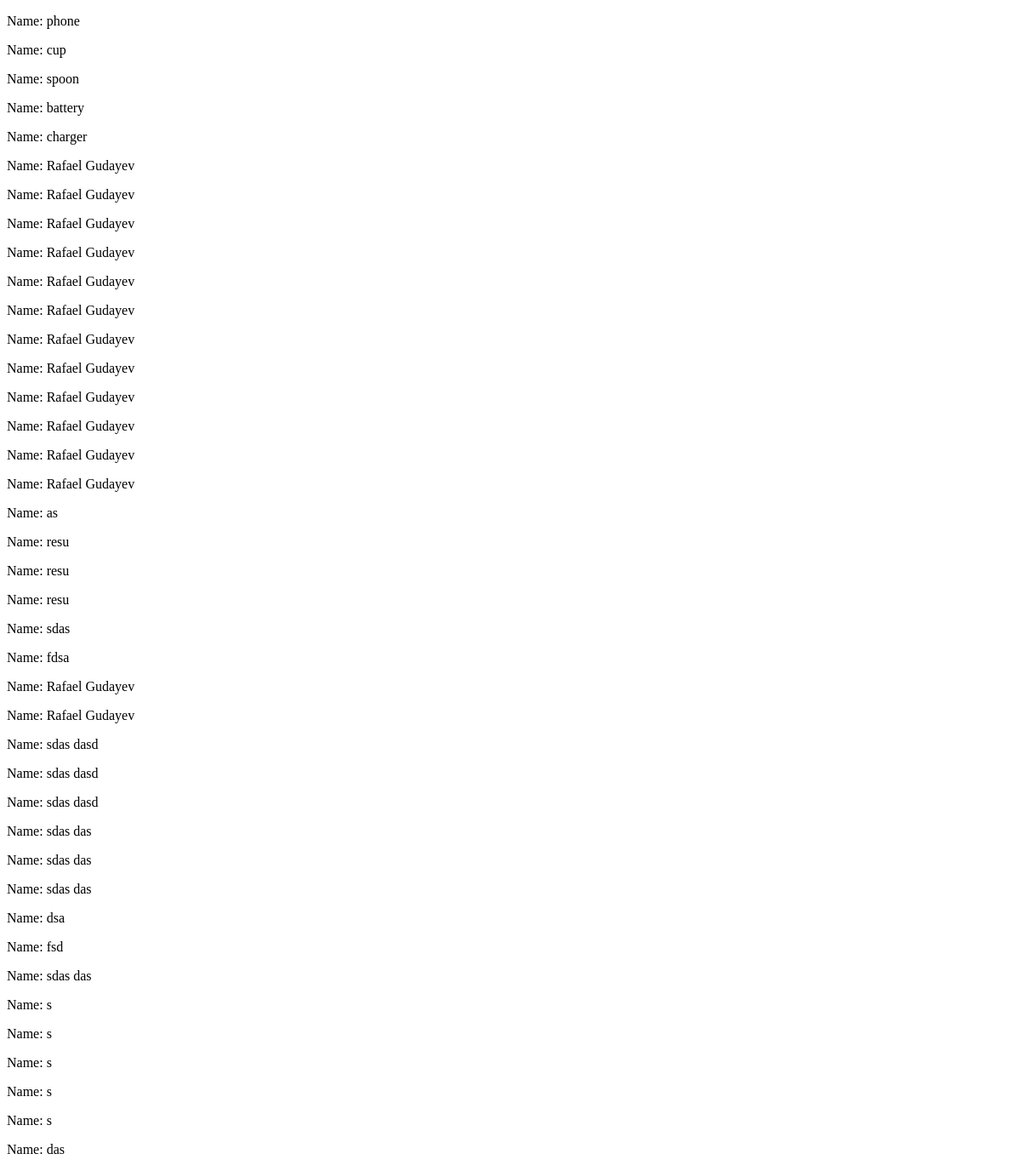
The page /goods on the database as committed earlier.
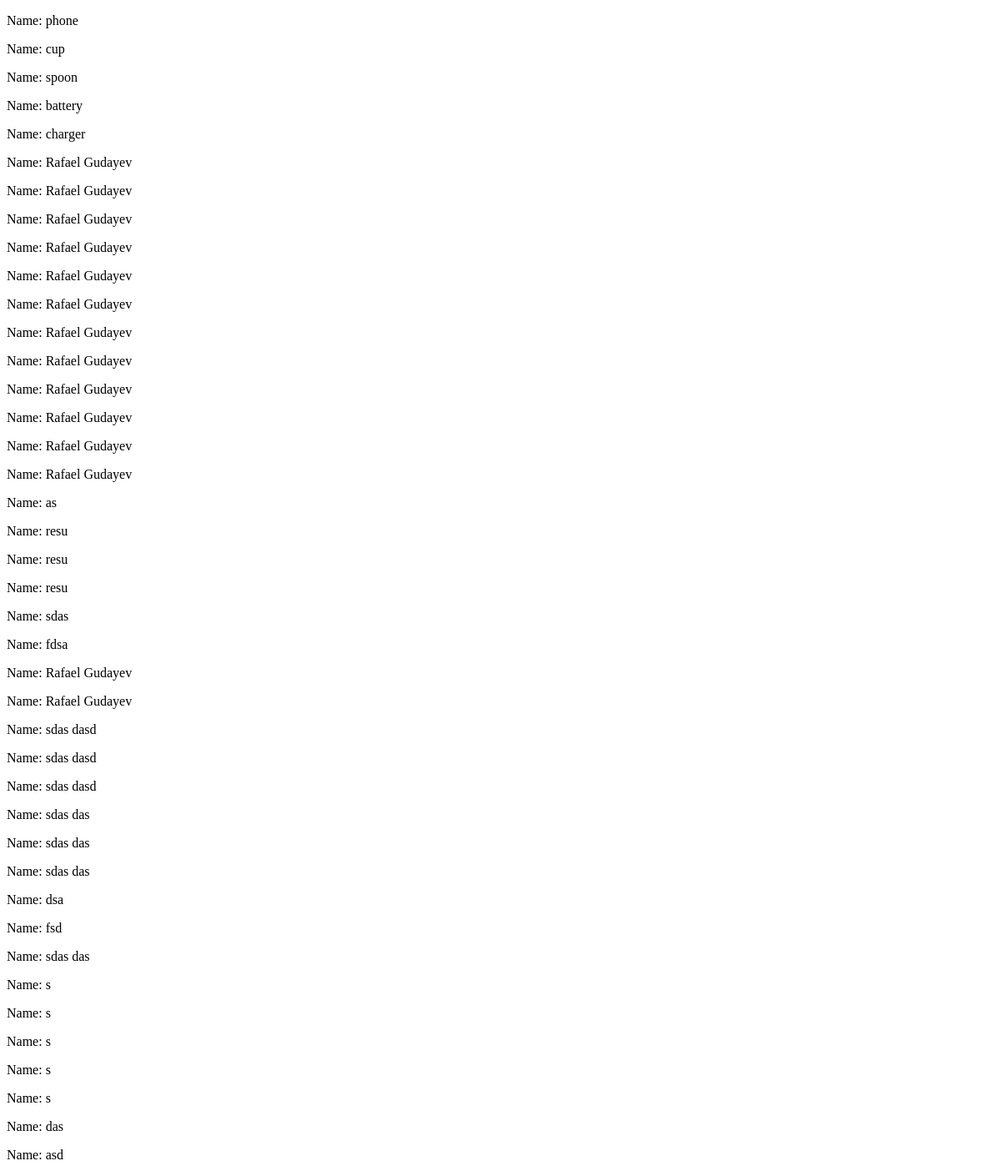
The same page on the database as committed later.
### fometask2/models.py (models this page shows)
class Goods(models.Model):
    name = models.CharField(max_length=100)
    description = models.TextField()
    price = models.FloatField()
    amount = models.IntegerField()
    photo = models.ImageField()
    date_add = models.DateField(auto_now_add=True)
    def __str__(self) -> str:
        return f"Name: {self.name}"

### fometask2/views.py (the view)
# urls.py: path("goods", views.goods_list, name="goods"),
def goods_list(request):
    if request.method == "GET":
        goods = Goods.objects.all()
        return render(request, 'fometask2/goods.html', {"goods": goods})

### fometask2/templates/fometask2/goods.html (shortened to what this page needs)
<!DOCTYPE html>
<html lang="en">
<head>
</head>
<body>
    {% for good in goods %}
    <p>
        {{ good }}
    </p>
    {% endfor %}
</body>
</html>

Rows that differ between the two databases and show on the page:
added Goods: name "Name: asd"
